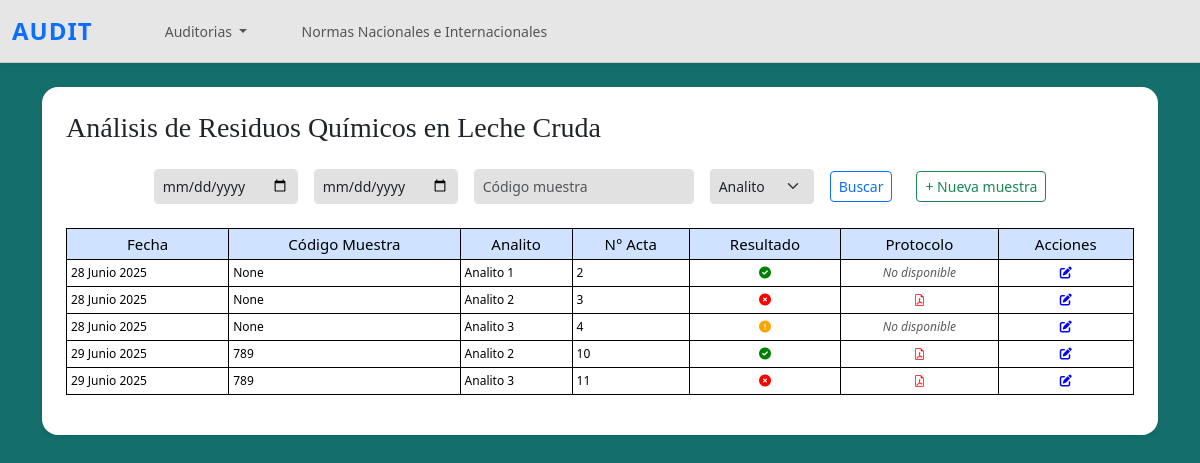
Screenshot of /analisis/listado/ with the database file from the repository.
### questions/models.py (models this page shows, shortened)
class InvestigacionAnalitica(models.Model):
    ESTADO_RESULTADO_CHOICES = [
        ('aceptable', 'Aceptable'),
        ('no_aceptable', 'No aceptable'),
        ('falta', 'Falta resultado'),
    ]
    muestra = models.ForeignKey(MuestraLeche, on_delete=models.CASCADE, related_name='investigaciones')
    analito = models.ForeignKey(Analito, on_delete=models.CASCADE)
    numero_acta = models.CharField(max_length=50)
    protocolo = models.FileField(upload_to='protocolos/', blank=True, null=True)
    estado_resultado = models.CharField(
        max_length=20,
        choices=ESTADO_RESULTADO_CHOICES,
        default='falta'
    )
    fecha_resultado = models.DateField(null=True, blank=True)

class MuestraLeche(models.Model):
    codigo_muestra = models.CharField(max_length=20, verbose_name='Código de muestreo', blank=True, null=True)
    fecha = models.DateField()
    unidad_productiva = models.ForeignKey(UnidadProductiva, on_delete=models.CASCADE)
    volumen_litros = models.DecimalField(max_digits=6, decimal_places=2)

class Analito(models.Model):
    nombre = models.CharField(max_length=100)

### questions/views.py (the view)
# urls.py: path('analisis/listado/', listado_analisis, name='listado_analisis'),
def listado_analisis(request):
    analitos = Analito.objects.all()
    query = InvestigacionAnalitica.objects.select_related('muestra', 'analito')
    fecha_inicio = request.GET.get('fecha_inicio')
    fecha_fin = request.GET.get('fecha_fin')
    codigo_muestra = request.GET.get('codigo_muestra')
    analito_id = request.GET.get('analito')
    filtros = {}
    if fecha_inicio:
        query = query.filter(muestra__fecha__gte=fecha_inicio)
        filtros['fecha_inicio'] = fecha_inicio
    if fecha_fin:
        query = query.filter(muestra__fecha__lte=fecha_fin)
        filtros['fecha_fin'] = fecha_fin
    if codigo_muestra:
        query = query.filter(muestra__codigo_muestra__icontains=codigo_muestra)
        filtros['codigo_muestra'] = codigo_muestra
    if analito_id:
        query = query.filter(analito__id=analito_id)
        filtros['analito'] = analito_id
    return render(request, 'residuos_leche/listado_analisis.html', {
        'analisis': query,
        'analitos': analitos,
        'filtros': filtros
    })

### questions/templates/residuos_leche/listado_analisis.html (shortened to what this page needs)
{% extends 'questions/base.html' %}
{% block content %}
<div style="background-color: #146e6c; min-height: 100vh">
  <div class="container py-4">
    <div class="bg-white p-4 rounded-4 shadow-sm">
      <h3 class="card-title mb-4" style="font-family: 'Times New Roman', Times, serif;">
        Análisis de Residuos Químicos en Leche Cruda
      </h3>
<form method="get" class="row row-cols-auto gy-2 gx-3 align-items-center mb-4 justify-content-center">
  <div class="col">
    <input type="date" name="fecha_inicio" value="{{ filtros.fecha_inicio }}" class="form-control form-control-sm" placeholder="Desde">
  </div>
  <div class="col">
    <input type="date" name="fecha_fin" value="{{ filtros.fecha_fin }}" class="form-control form-control-sm" placeholder="Hasta">
  </div>
  <div class="col">
    <input type="text" name="codigo_muestra" value="{{ filtros.codigo_muestra }}" class="form-control form-control-sm" placeholder="Código muestra">
  </div>
  <div class="col">
    <select name="analito" class="form-select form-select-sm">
      <option value="">Analito</option>
    </select>
  </div>
  <div class="col">
    <button type="submit" class="btn btn-sm btn-outline-primary">Buscar</button>
  </div>
  <div class="col">
    <a href="{% url 'registro_muestra' %}" class="btn btn-sm btn-outline-success ms-2">
      + Nueva muestra
    </a>
  </div>
</form>
      <div class="table-responsive">
        <table class="table table-bordered table-hover align-middle table-sm small">
          <thead class="table-primary text-center">
            <tr>
              <th>Fecha</th>
              <th>Código Muestra</th>
              <th>Analito</th>
              <th>N° Acta</th>
              <th>Resultado</th>
              <th>Protocolo</th>
              <th>Acciones</th>
            </tr>
          </thead>
          <tbody>
            {% for a in analisis %}
            <tr>
              <td>{{ a.muestra.fecha }}</td>
              <td>{{ a.muestra.codigo_muestra }}</td>
              <td>{{ a.analito.nombre }}</td>
              <td>{{ a.numero_acta }}</td>
              <td class="text-center">
                {% if a.estado_resultado == 'aceptable' %}
                  <i class="fas fa-check-circle" style="color: green;" title="Aceptable"></i>
                {% elif a.estado_resultado == 'no_aceptable' %}
                  <i class="fas fa-times-circle" style="color: red;" title="No Aceptable"></i>
                {% else %}
                  <i class="fas fa-exclamation-circle" style="color: orange;" title="Falta resultado"></i>
                {% endif %}
              </td>
              <td class="text-center">
                {% if a.protocolo %}
                  <a href="{{ a.protocolo.url }}" target="_blank" class="text-decoration-none">
                    <i class="bi bi-file-earmark-pdf" style="color: red;"></i>
                  </a>
                {% else %}
                  <em class="text-muted">No disponible</em>
                {% endif %}
              </td>
              <td class="text-center">
                <a href="{% url 'editar_analito' a.pk %}" class="text-decoration-none" title="Editar">
                  <i class="fas fa-edit" style="color: blue;"></i>
                </a>
              </td>
            </tr>
            {% empty %}
            <tr>
              <td colspan="7" class="text-center">No se encontraron análisis.</td>
            </tr>
            {% endfor %}
          </tbody>
        </table>
      </div>
    </div>
  </div>
</div>
{% endblock %}

### static/css/estilos.css (style rules this page uses)
body { background-color: white }
.form-control { height: 35px; background-color: rgb(226, 225, 225); font-size: 14px; }
.form-select { height: 35px; background-color: rgb(226, 225, 225); font-size: 14px; }
table { width: 100%; }
thead tr th { font-size: 15px; font-weight: 400; text-align: center; }
tbody tr { font-size: 12px; margin-bottom: solid 2px black; }
.table th, .table td { border: 1px solid black; }

### rows the page displays
InvestigacionAnalitica: muestra.fecha "28 Junio 2025", muestra.codigo_muestra "None", analito.nombre "Analito 1", numero_acta "2", estado_resultado "aceptable" (drawn), protocolo "No disponible"
InvestigacionAnalitica: muestra.fecha "28 Junio 2025", muestra.codigo_muestra "None", analito.nombre "Analito 2", numero_acta "3", estado_resultado "no_aceptable" (drawn)
InvestigacionAnalitica: muestra.fecha "28 Junio 2025", muestra.codigo_muestra "None", analito.nombre "Analito 3", numero_acta "4", estado_resultado "falta" (drawn), protocolo "No disponible"
InvestigacionAnalitica: muestra.fecha "29 Junio 2025", muestra.codigo_muestra "789", analito.nombre "Analito 2", numero_acta "10", estado_resultado "aceptable" (drawn)
InvestigacionAnalitica: muestra.fecha "29 Junio 2025", muestra.codigo_muestra "789", analito.nombre "Analito 3", numero_acta "11", estado_resultado "no_aceptable" (drawn)
